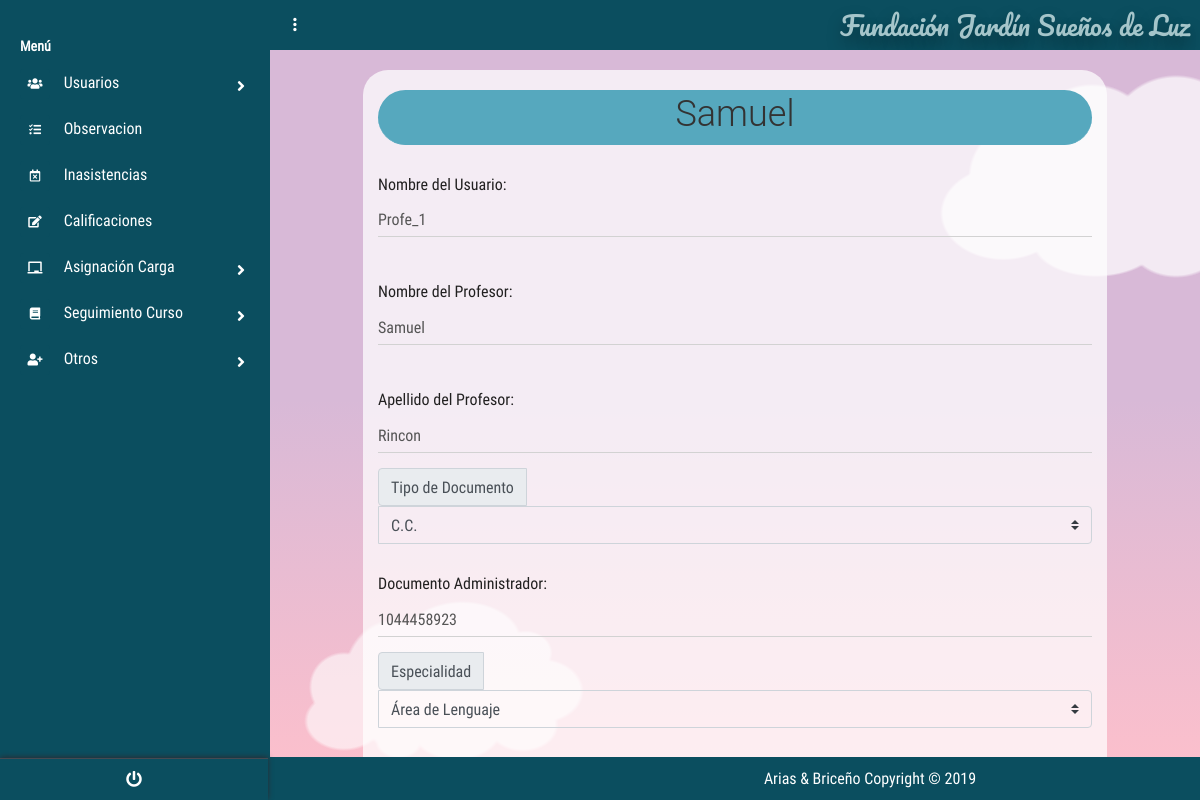
/?c=Profesor&a=nuevo&id_Usuario=2 (signed in), run on the app's committed database.
### tables this page shows
create table Usuario
(
id_Usuario int PRIMARY KEY auto_increment ,
user_Usuario varchar (50) not null,
password_Usuario varchar (8) not null,
nombre_Usuario varchar (50) not null,
apellido_Usuario varchar (50) not null,
tipoDoc_Usuario varchar (50) not null,
doc_Usuario bigint not null,
estado_Usuario varchar (50) not null,
id_tipoUsuario_FK int ,
id_Especialidad_FK int 
);

create table ESPECIALIDAD
(
id_Especialidad int PRIMARY KEY auto_increment ,
nombre_Especialidad varchar (50) not null
);

### controllers/ProfesorController.php (called while the page is built, shortened)
<?php
require_once "./models/ProfesorModel.php";
class ProfesorController{
    private $mode;
    public function __CONSTRUCT(){
        $this->mode = new ProfesorModel();
    }
    public function nuevo(){
        $alm = new ProfesorModel();
        if(isset($_REQUEST['id_Usuario'])){
            $alm = $this->mode->Obtener($_REQUEST['id_Usuario']);
        }
        include_once './views/Profesor/Profesor.php';
    }
}

### models/Conexion.php (called while the page is built)
<?php
class Conexion{
    public static function conectar(){
        $PDO = new PDO("mysql:host=localhost;dbname=dbfundacion;charset=utf8","root","");
        $PDO->setAttribute(PDO::ATTR_ERRMODE,PDO::ERRMODE_EXCEPTION);
        return $PDO;
    }
}
?>

### models/ProfesorModel.php (called while the page is built, shortened)
<?php
class ProfesorModel{
    public $CNX;
    public function __construct(){
        try {
            $this->CNX= Conexion::conectar();
        } catch (Exception $e) {
            die($e->getMessage());
        }
    }
    public function Obtener($id_Usuario)
	{
		try
		{
            $query= "SELECT id_Usuario,
            user_Usuario,
            password_Usuario,
            nombre_Usuario,
            apellido_Usuario,
            tipoDoc_Usuario,
            doc_Usuario,
            estado_Usuario,
            id_tipoUsuario_FK,
            id_Especialidad_FK,
            id_Especialidad,
            nombre_Especialidad
            from Usuario
            inner join Especialidad on Usuario.id_Especialidad_fk=Especialidad.id_Especialidad where id_Usuario=?";
            $stm = $this->CNX->prepare($query);
			$stm->execute(array($id_Usuario));
			return $stm->fetch(PDO::FETCH_OBJ);
		} catch (Exception $e)
		{
			die($e->getMessage());
		}
	}
}

### views/Profesor/Profesor.php (the view, shortened to what this page needs)
<!DOCTYPE html>
<html lang="es">
<head>
    <link rel='stylesheet' href='https://cdnjs.cloudflare.com/ajax/libs/twitter-bootstrap/4.1.1/css/bootstrap.css'>
    <link rel='stylesheet' href='https://use.fontawesome.com/releases/v5.0.13/css/all.css'>
    <link rel="stylesheet" href="<?php echo SERVERURL; ?>assets/css/menu_Lateral.css">
    <link rel="stylesheet" href="<?php echo SERVERURL; ?>assets/css/main.css">
</head>
<body>
    <?php include "./views/modules/navlateral.php" ?>
    <section class="full-box dashboard-contentPage">
        <?php include "./views/modules/navbar.php" ?>
        <div class="formularios">
            <form action="?c=Profesor&a=guardar_Profesor" method="post" class="FormularioAjax" data-form="save"
                autocomplete="off" enctype="multipart/form-data">
                <div class="container">
                    <div>
                        <h1 class="page-header tituloa" style="margin-top:20px">
                            <?php echo $alm->id_Usuario != null ? $alm->nombre_Usuario : 'Nuevo Profesor'; ?>
                        </h1>
                    </div>
                    <div class="form-group">
                        <label id="Label4" runat="server" Text="Label">Nombre del Usuario:</label>
                        <input name="user_Usuario" id="TextBox4" runat="server" class="form-control" type="text"
                            placeholder="Ingrese Nombre" value="<?php echo $alm->user_Usuario; ?>" required />
                    </div>
                    <div class="form-group">
                        <label id="Label4" runat="server" Text="Label">Nombre del Profesor:</label>
                        <input name="nombre_Usuario" id="TextBox4" runat="server" class="form-control" type="text"
                            placeholder="Ingrese Nombre" value="<?php echo $alm->nombre_Usuario; ?>" required pattern="[a-zA-ZñÑ ]{1,20}"
                            title="ingrese solo letras" />
                    </div>
                    <div class="form-group">
                        <label id="Label5" runat="server" Text="Label">Apellido del Profesor:</label>
                        <input name="apellido_Usuario" id="TextBox5" runat="server" class="form-control" type="text"
                            placeholder="Ingrese Apellido" value="<?php echo $alm->apellido_Usuario; ?>" required pattern="[a-zA-ZñÑ ]{1,20}"
                            title="ingrese solo letras" />
                    </div>
                    <div>
                        <div class="input-group mb-3">
                            <div class="input-group-prepend">
                                <label class="input-group-text" for="inputGroupSelect01">Tipo de Documento</label>
                            </div>
                            <select  class="custom-select selects" id="inputGroupSelect01"
                                style="background-color: #ffffff00;" name="tipoDoc_Usuario" required >
                                <option selected value="<?php echo $alm->tipoDoc_Usuario; ?>">
                                <?php echo $alm->id_Usuario != null ? $alm->tipoDoc_Usuario : '--Seleccione el tipo--'; ?>
                            </option>
                            </select>
                        </div>
                    </div>
                    <div class="form-group">
                        <label id="Label6" runat="server" Text="Label">Documento Administrador:</label>
                        <input name="doc_Usuario" id="TextBox6" runat="server" class="form-control" type="text"
                            placeholder="Ingrese Documento" value="<?php echo $alm->doc_Usuario; ?>" required pattern="[0-9]{1,20}"
                            title="ingrese solo numeros" />
                    </div>
                    <div>
                        <div class="input-group mb-3">
                            <div class="input-group-prepend">
                                <label class="input-group-text" for="inputGroupSelect01">Especialidad</label>
                            </div>
                            <select  class="custom-select selects" id="inputGroupSelect01"
                                style="background-color: #ffffff00;" name="id_Especialidad_FK">
                                <option selected value="<?php echo $alm->id_Especialidad_FK; ?>">
                                <?php echo $alm->id_Usuario != null ? $alm->nombre_Especialidad : '--Seleccione el tipo--'; ?>
                            </option>
                            </select>
                        </div>
                    </div>
                    <div class="form-group">
                        <div>
                            <label>Ingrese Contraseña</label>
                        </div>
                    </div>
                </div>
        </div>
        <?php include "./views/modules/fondo_Form.php" ?>
    </section>
</body>
</html>

### assets/css/menu_Lateral.css (style rules this page uses)
body { font-size: 0.9rem; }

### assets/css/main.css (style rules this page uses)
body, html { background-color: #0b4e5f; width: 100%; height: 100%; margin: 0; padding: 0; position: relative; font-size: 16px; font-family: 'RobotoCondensed'; overflow: hidden; }
.full-box { margin: 0; padding: 0; width: 100%; box-sizing: border-box; }
.container { background-color: rgba(255, 255, 255, 0.726); margin-top:20px; border-radius:25px; width:80%; }
.tablas,h1 { margin:20px }
h1 { text-align: center; padding: 5px; margin: 5px; }
.form-control { background-color: #ffffff00; }
.tituloa { background-color: #56a8be; border-color: #56a8be; border-radius: 1em; }
.form-group .checkbox label, .form-group .radio label, .form-group label { font-size: 16px; line-height: 1.42857143; color: #212020; font-weight: 400; }
.dashboard-sideBar, .dashboard-contentPage { position: absolute; top: 0; height: 100%; transition: all .3s ease-in-out; }
.dashboard-contentPage { right: 0; z-index: 1; padding-left: 270px; }
.input-group > .form-control, .input-group > .custom-select, .input-group > .custom-file { position: relative; -ms-flex: 1 1 auto; flex: 1 1 auto; width: 100%; }

### views/modules/fondo_Form.php (style rules this page uses)
html { box-sizing: border-box; }
*, *:before, *:after { box-sizing: inherit; }
body { margin: 0; background: linear-gradient(#d8b9d7 50%, #ffc0cb); min-height: 100vh; display: flex; justify-content: center; align-items: center; overflow: hidden; position: relative; }

### data on the page
usuario: nombre_Usuario "Samuel", user_Usuario "Profe_1", apellido_Usuario "Rincon", tipoDoc_Usuario "C.C.", doc_Usuario "1044458923", id_Especialidad_FK "Área de Lenguaje"

### other printed values
NOMBREPROYECTO "Fundación Jardín Sueños de Luz"
